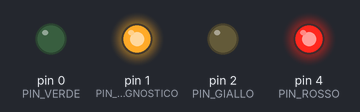
Bench run of a sketch on a simulated Arduino Uno, built with avr-gcc and run on an emulated ATmega328P. Parts: output pins drawn as LEDs (lit = HIGH).

Above: at 0.17 s.
At 0.52 s:
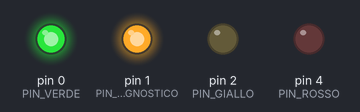
At 1.1 s:
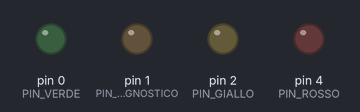
At 17.3 s:
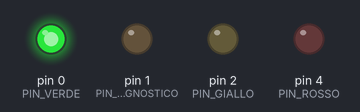
At 22.7 s:
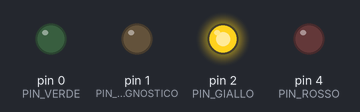
At 37.1 s:
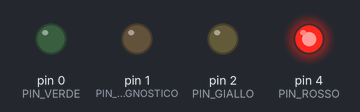
Timing chart, 0 to 40.0 s (numbered marks = the images above):
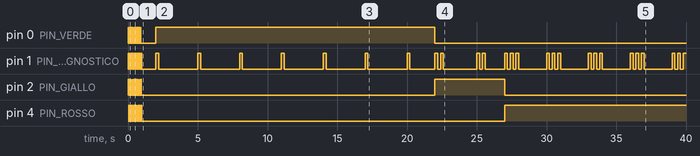

Measured:
- by itself, pin 0 (PIN_VERDE): goes 9 × (HIGH 0.03 s, LOW 0.08 s), HIGH 0.03 s, LOW 1.1 s, HIGH 20.0 s, then LOW
- by itself, pin 2 (PIN_GIALLO): goes 9 × (HIGH 0.03 s, LOW 0.08 s), HIGH 0.03 s, LOW 21.1 s, HIGH 5.0 s, then LOW
- by itself, pin 4 (PIN_ROSSO): goes 9 × (HIGH 0.03 s, LOW 0.08 s), HIGH 0.03 s, LOW 26.0 s, then HIGH

The sketch:

traffic_light_1_02.ino
```cpp
const uint8_t VERDE = 0;
const uint8_t GIALLO = 1;
const uint8_t ROSSO = 2;
const uint8_t OFF = 3;

const uint8_t PIN_VERDE = 0;
const uint8_t PIN_DIAGNOSTICO = 1;
const uint8_t PIN_GIALLO = 2;
const uint8_t PIN_ROSSO = 4;

// Impostare a false sulle revisioni con LED onboard attivo LOW.
const bool LED_DIAGNOSTICO_ATTIVO_HIGH = true;

const uint8_t NUM_CICLI_SEMAFORO = 10;
const uint8_t NUM_LAMPEGGI_GIALLI = 10;

const uint16_t INTERVALLO_DIAGNOSTICA_MS = 200;
const uint8_t INTERVALLI_PATTERN = 15;  // 15 x 200 ms = 3 s
const uint8_t INTERVALLI_VERDE = 100;   // 20 s
const uint8_t INTERVALLI_GIALLO = 25;   // 5 s
const uint8_t INTERVALLI_ROSSO = 100;   // 20 s
const uint8_t INTERVALLI_LAMPEGGIO = 5; // 1 s
const uint8_t INTERVALLI_STANDBY =
  NUM_LAMPEGGI_GIALLI * 2 * INTERVALLI_LAMPEGGIO; // 20 s
const uint8_t RITARDO_TEST_MS = 25;

void impostaLedDiagnostico(bool acceso)
{
  const uint8_t livelloAttivo = LED_DIAGNOSTICO_ATTIVO_HIGH ? HIGH : LOW;
  const uint8_t livelloSpento = LED_DIAGNOSTICO_ATTIVO_HIGH ? LOW : HIGH;
  digitalWrite(PIN_DIAGNOSTICO, acceso ? livelloAttivo : livelloSpento);
}

void cambiaLuce(uint8_t luce)
{
  // Spegne prima tutte le luci per evitare sovrapposizioni.
  digitalWrite(PIN_VERDE, LOW);
  digitalWrite(PIN_GIALLO, LOW);
  digitalWrite(PIN_ROSSO, LOW);

  switch (luce)
  {
    case VERDE:
      digitalWrite(PIN_VERDE, HIGH);
      break;
    case GIALLO:
      digitalWrite(PIN_GIALLO, HIGH);
      break;
    case ROSSO:
      digitalWrite(PIN_ROSSO, HIGH);
      break;
    case OFF:
    default:
      break;
  }
}

void aggiornaLedDiagnostico(uint16_t intervallo, uint8_t impulsi)
{
  const uint8_t posizione = intervallo % INTERVALLI_PATTERN;
  const bool impulsoAttivo =
    (posizione % 2 == 0) && (posizione < impulsi * 2);
  impostaLedDiagnostico(impulsoAttivo);
}

void attendiConDiagnostica(uint8_t intervalli, uint8_t impulsi)
{
  for (uint8_t i = 0; i < intervalli; i++)
  {
    aggiornaLedDiagnostico(i, impulsi);
    delay(INTERVALLO_DIAGNOSTICA_MS);
  }

  impostaLedDiagnostico(false);
}

void spegniTutto()
{
  cambiaLuce(OFF);
  impostaLedDiagnostico(false);
}

void initSequence()
{
  for (uint8_t i = 0; i < 10; i++)
  {
    impostaLedDiagnostico(true);
    cambiaLuce(VERDE);
    delay(RITARDO_TEST_MS);

    impostaLedDiagnostico(false);
    cambiaLuce(GIALLO);
    delay(RITARDO_TEST_MS);

    impostaLedDiagnostico(true);
    cambiaLuce(ROSSO);
    delay(RITARDO_TEST_MS);

    impostaLedDiagnostico(false);
    cambiaLuce(OFF);
    delay(RITARDO_TEST_MS);
  }

  spegniTutto();
  delay(1000UL);
}

void semaforo()
{
  cambiaLuce(VERDE);
  attendiConDiagnostica(INTERVALLI_VERDE, 1);

  cambiaLuce(GIALLO);
  attendiConDiagnostica(INTERVALLI_GIALLO, 2);

  cambiaLuce(ROSSO);
  attendiConDiagnostica(INTERVALLI_ROSSO, 3);
}

void semaforoStandby()
{
  for (uint8_t i = 0; i < INTERVALLI_STANDBY; i++)
  {
    if (i % INTERVALLI_LAMPEGGIO == 0)
    {
      const bool gialloAcceso =
        (i / INTERVALLI_LAMPEGGIO) % 2 == 0;
      cambiaLuce(gialloAcceso ? GIALLO : OFF);
    }

    aggiornaLedDiagnostico(i, 2);
    delay(INTERVALLO_DIAGNOSTICA_MS);
  }

  spegniTutto();
}

void setup()
{
  // Precarica i livelli spenti prima di abilitare le uscite.
  digitalWrite(PIN_VERDE, LOW);
  digitalWrite(PIN_GIALLO, LOW);
  digitalWrite(PIN_ROSSO, LOW);
  digitalWrite(
    PIN_DIAGNOSTICO,
    LED_DIAGNOSTICO_ATTIVO_HIGH ? LOW : HIGH
  );

  pinMode(PIN_VERDE, OUTPUT);
  pinMode(PIN_DIAGNOSTICO, OUTPUT);
  pinMode(PIN_GIALLO, OUTPUT);
  pinMode(PIN_ROSSO, OUTPUT);

  spegniTutto();
  initSequence();

  for (uint8_t i = 0; i < NUM_CICLI_SEMAFORO; i++)
  {
    semaforo();
  }

  semaforoStandby();
  spegniTutto();
}

void loop()
{
  // La sequenza si ripete soltanto dopo un reset.
}
```
